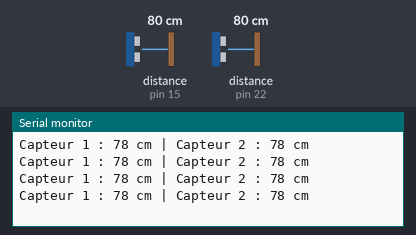
Bench run of a sketch on a simulated Arduino Mega 2560, built with avr-gcc and run on an emulated ATmega2560. On the bench: the last lines printed to the serial monitor. Wiring (inferred from the names in the program): 2 × ultrasonic range finder: trigger pin 21, echo pin 15 / trigger pin 23, echo pin 22. The test bench sets the inputs (shaded band); at power-on: distance to the obstacle (sensors on pin 15, pin 22) 80 cm. The echo pulse lasts 58.3 µs per cm.

Above: at 1.2 s.
1.3 s: distance to the obstacle (sensor on pin 15) set to 2 cm
At 1.62 s:
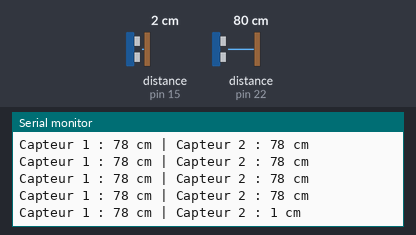
2.8 s: distance to the obstacle (sensor on pin 22) set to 2 cm
At 2.97 s:
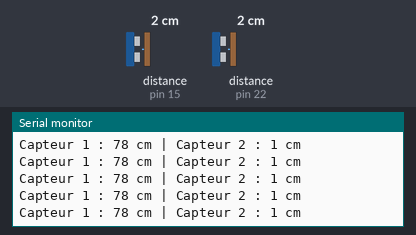
4.3 s: distance to the obstacle (sensor on pin 15) set to 4 cm
At 4.62 s:
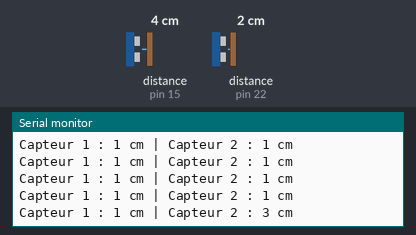
5.8 s: distance to the obstacle (sensor on pin 22) set to 4 cm
At 5.95 s:
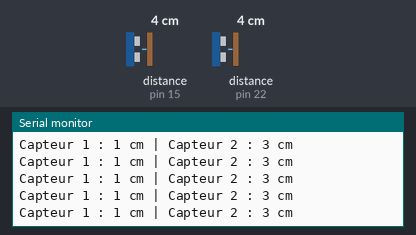
Timing chart, 0 to 8.3 s (numbered marks = the images above; inputs shaded):
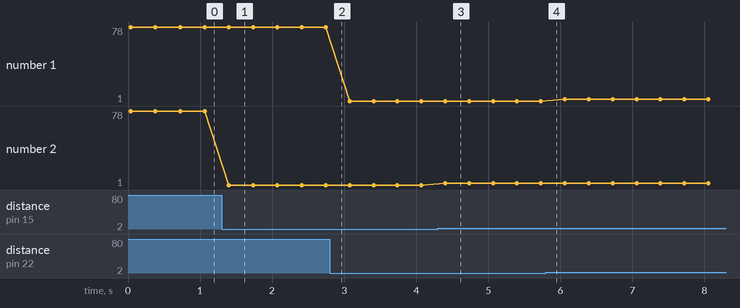

Measured:
- after the input at 1.3 s, the serial monitor: prints a new line after 0.10 s (image 1)
- after the input at 4.3 s, the serial monitor: prints a new line after 0.10 s (image 3)
- plotted number 2: 1 → 3 after the input at 4.3 s

The sketch:

test_ultrason.ino
```cpp
// Test des deux capteurs ultrason HC-SR04.
// Ouvrir le moniteur série à 115200 bauds et approcher la main de chaque capteur.

const int TRIG_1 = 23, ECHO_1 = 22;
const int TRIG_2 = 21, ECHO_2 = 15;

long lireDistance(int trig, int echo) {
  digitalWrite(trig, LOW);
  delayMicroseconds(2);
  digitalWrite(trig, HIGH);
  delayMicroseconds(10);
  digitalWrite(trig, LOW);
  const unsigned long duree = pulseIn(echo, HIGH, 25000);
  if (duree == 0) return -1;  // Pas d'écho reçu.
  return duree * 0.034 / 2;
}

void setup() {
  Serial.begin(115200);
  pinMode(TRIG_1, OUTPUT);
  pinMode(ECHO_1, INPUT);
  pinMode(TRIG_2, OUTPUT);
  pinMode(ECHO_2, INPUT);
}

void loop() {
  const long d1 = lireDistance(TRIG_1, ECHO_1);
  delay(30);  // Je laisse l'écho du premier capteur disparaître avant de lancer le second.
  const long d2 = lireDistance(TRIG_2, ECHO_2);

  Serial.print("Capteur 1 : ");
  Serial.print(d1);
  Serial.print(" cm | Capteur 2 : ");
  Serial.print(d2);
  Serial.println(" cm");
  delay(300);
}
```
